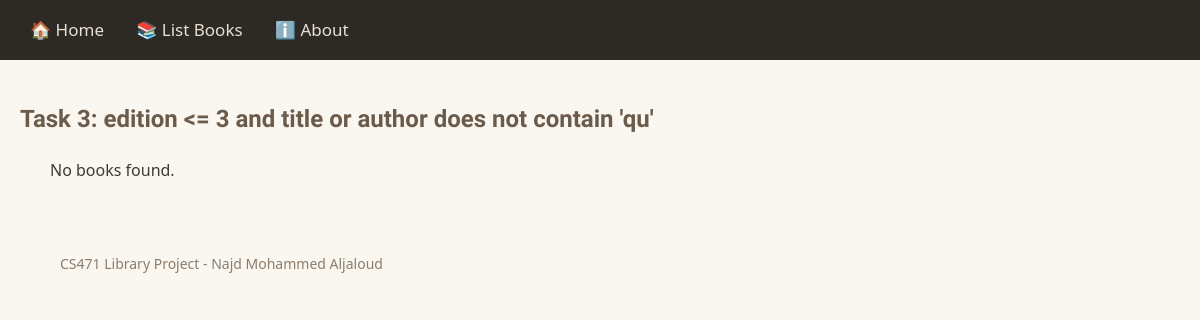
The app's page /books/lab8/task3, older data.
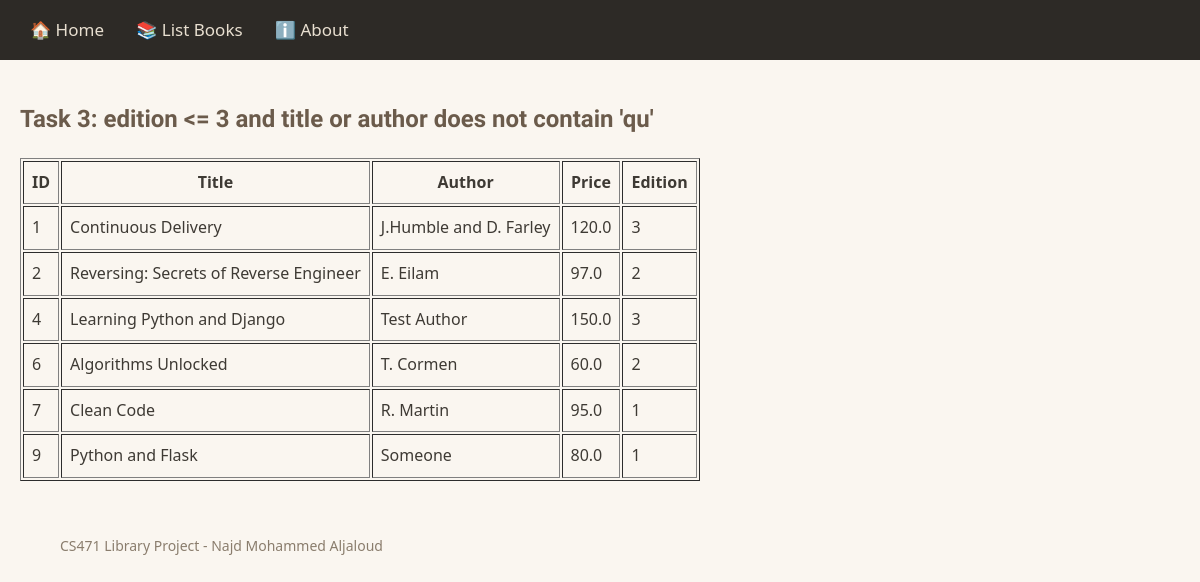
The same page, newer data.
### apps/bookmodule/models.py (models this page shows)
class Book(models.Model):
    title = models.CharField(max_length=50)
    author = models.CharField(max_length=50)
    price = models.FloatField(default=0.0)
    edition = models.SmallIntegerField(default=1)

### apps/bookmodule/views.py (the view)
# urls.py: path('lab8/task3', views.lab8_task3, name='books.lab8_task3'),
def lab8_task3(request):
    books = Book.objects.filter(
        ~Q(edition__gt=3) & (~Q(title__icontains='qu') | ~Q(author__icontains='qu'))
    )
    return render(request, 'bookmodule/lab8/book_list.html',
                  {'books': books, 'heading': "Task 3: edition <= 3 and title or author does not contain 'qu'"})

### apps/templates/bookmodule/lab8/book_list.html (shortened to what this page needs)
{% extends "layouts/base.html" %}
{% load static %}
{% block content %}
<div style="padding: 20px;">
    <h2>{{ heading }}</h2>
    {% if books %}
    <table border="1" cellpadding="8">
        <tr>
            <th>ID</th><th>Title</th><th>Author</th><th>Price</th><th>Edition</th>
        </tr>
        {% for b in books %}
        <tr>
            <td>{{ b.id }}</td>
            <td>{{ b.title }}</td>
            <td>{{ b.author }}</td>
            <td>{{ b.price }}</td>
            <td>{{ b.edition }}</td>
        </tr>
        {% endfor %}
    </table>
    {% else %}
    <p>No books found.</p>
    {% endif %}
</div>
{% endblock content %}

### apps/templates/layouts/base.html (shortened to what this page needs)
<!DOCTYPE html>
<html lang="en">
{% load static %}
<head>
  <link rel="stylesheet" href="{% static 'styles.css' %}">
  <link rel="stylesheet" href="https://cdnjs.cloudflare.com/ajax/libs/font-awesome/4.7.0/css/font-awesome.min.css">
</head>
<body>
    {% include "includes/header.html" %}
    {% block content %} {% endblock content %}
    {% include "includes/footer.html" %}
</body>
</html>

### apps/templates/includes/header.html
<div class="topnav">
    <a href="{% url "books.index" %}">🏠 Home</a>
    <a href="{% url "books.list_books" %}">📚 List Books</a>
    <a href="{% url "books.aboutus" %}">ℹ️ About</a>
</div>

### apps/templates/includes/footer.html
<footer style="padding: 20px 30px; color: #8a7d6d; font-size: 14px;">
  <p>CS471 Library Project - Najd Mohammed Aljaloud</p>
</footer>

### apps/static/styles.css (style rules this page uses)
body { font-family: 'Segoe UI', Tahoma, sans-serif; background-color: #faf6f0; color: #3e3a34; margin: 0; padding: 0; line-height: 1.6; }
.topnav { background-color: #2d2a26; width: 100%; padding: 16px 30px; box-sizing: border-box; }
.topnav a { color: #e8dfd0; text-align: center; margin-right: 28px; text-decoration: none; font-size: 17px; font-weight: 500; transition: color 0.2s; }
h2 { font-family: Georgia, serif; color: #6b5b4b; }
p { padding: 0 30px; max-width: 700px; }
a { color: #8a6a4e; }

Row changes from the older to the newer data that the page shows:
added Book: id "1", title "Continuous Delivery", author "J.Humble and D. Farley", price "120.0", edition "3"
added Book: id "2", title "Reversing: Secrets of Reverse Engineer", author "E. Eilam", price "97.0", edition "2"
added Book: id "4", title "Learning Python and Django", author "Test Author", price "150.0", edition "3"
added Book: id "6", title "Algorithms Unlocked", author "T. Cormen", price "60.0", edition "2"
added Book: id "7", title "Clean Code", author "R. Martin", price "95.0", edition "1"
added Book: id "9", title "Python and Flask", author "Someone", price "80.0", edition "1"
Text that changed along with them:
text no longer shown: "No books found."
text now shown: "ID Title Author Price Edition"
